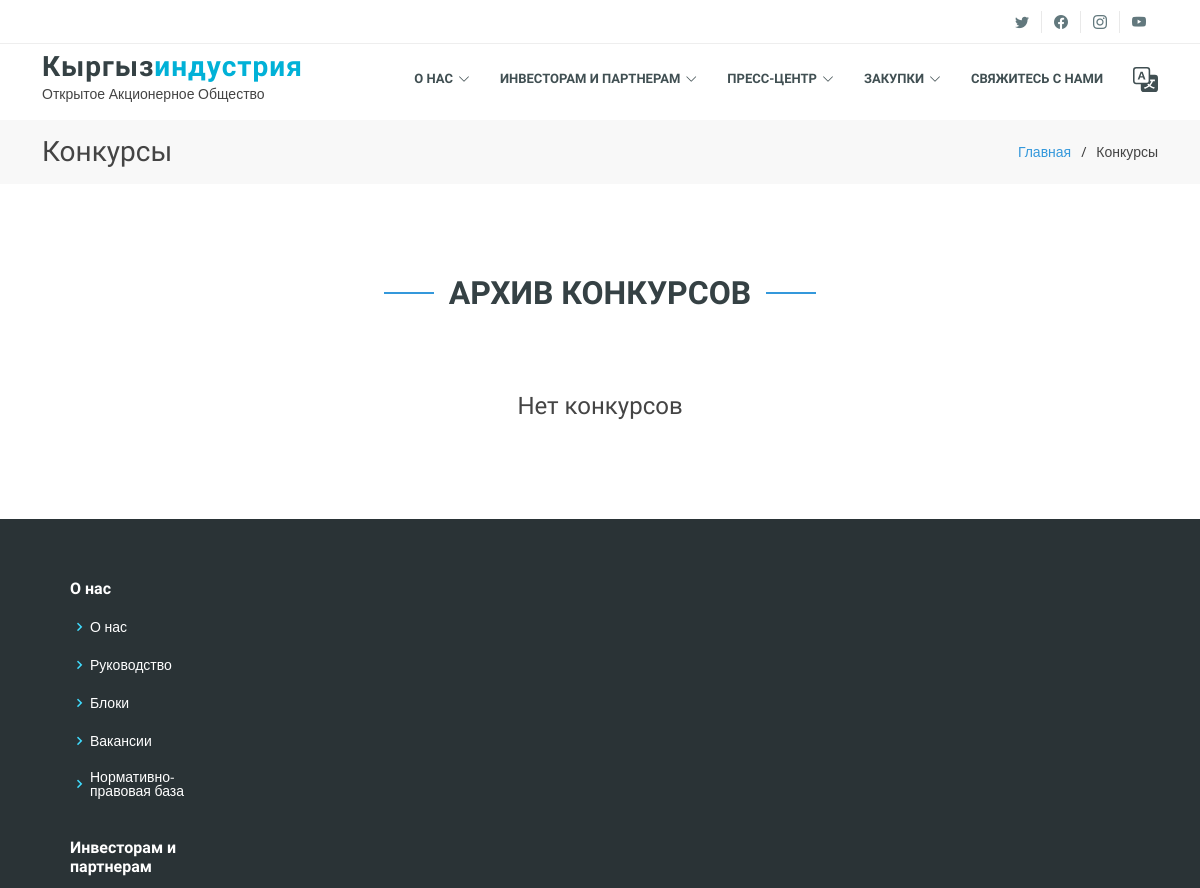
Before: /ru/contests (upper part) with the older database file.
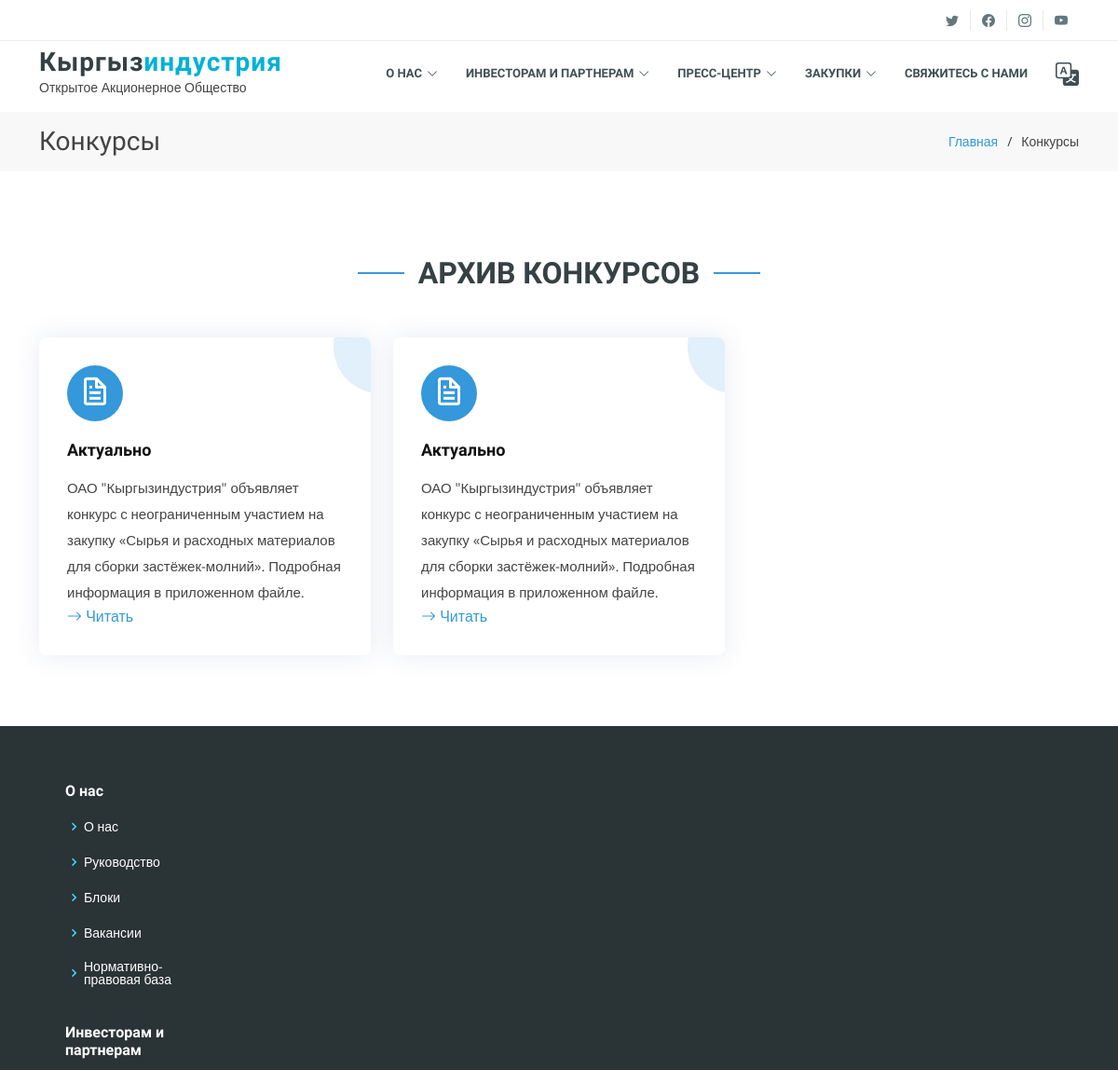
After: the same page with the newer database file.
### main/models.py (models this page shows, shortened)
class Contests(models.Model):
    Title=models.CharField(max_length=150,verbose_name="Название конкурса", unique=True,error_messages={'unique':"Конкурс с таким названием уже существует!"})
    Short_Description = models.CharField(max_length=250,verbose_name="Краткое описание")
    Document = models.FileField(
                                verbose_name="Документ",
                                upload_to=get_file_path,
                                validators=[FileExtensionValidator(allowed_extensions=["pdf", "doc", "docx"])])
    Date_added=models.DateField(verbose_name="Дата публикации", default=now)
    Language=models.CharField(
                               max_length = 10,
                               choices = LanguageChoice.choices,
                               default = LanguageChoice.RU,
                               verbose_name = "Язык"
                               )
    Status = models.CharField(
        max_length = 20,
        choices = Contest_Status_Choice.choices,
        default = Contest_Status_Choice.ON_PROCCESS,
        verbose_name = "Статус"
    )
    path_url = "static/client/docs/contest/"
    class Meta:
        ordering = ['-id']

### main/views.py (the view)
# urls.py: path('contests', views.contests, name='contests'),
def contests(request):
    per_page = 6
    actual_url = request.path.split('/')[2]
    trans = translate(language='ru')
    contest= Contests.objects.all().filter(Language = get_lang(trans=trans)).order_by('-Date_added')
    paginator = Paginator(contest, per_page=per_page)
    pag_num = paginator.num_pages
    try:
        page = request.GET.get("page", 1)
        contest = paginator.page(page)
    except (PageNotAnInteger, TypeError):
        contest = paginator.page(1)
    except EmptyPage:
        contest = paginator.page(pag_num)
    context = {
        'contest_page': contest,
        'page_num':pag_num,
        'trans':trans,
        'actual_url':actual_url
        }
    return render(request, "client/pages/contests.html", context)

### main/views.py (called while the page is built)
def get_lang(trans):
    if trans == 'en':
        lang = 'English'
    elif trans == 'zh-hans':
        lang = '中国人'
    elif trans == 'ky':
        lang = 'Кыргызча'
    else:
        lang = 'Русский'
    return lang

def translate(language):
    cur_language = get_language()
    try:
        activate(language)
    finally:
        activate(cur_language)
    return cur_language

### main/templates/client/pages/contests.html (shortened to what this page needs)
{% extends 'client/base.html' %}
{% load i18n %}
{% load static %}
{% block content %}
<main id="main">
    <section id="breadcrumbs" class="breadcrumbs">
      <div class="container">
        <div class="d-flex justify-content-between align-items-center">
          <h2>{% translate "Конкурсы" %}</h2>
          <ol>
            <li><a href="{% url 'index'%}">{% translate "Главная" %}</a></li>
            <li>{% translate "Конкурсы"%}</li>
          </ol>
        </div>
      </div>
    </section>
    <section id="contests" class="contests">
        <div class="container">
          <div class="section-title" data-aos="fade-up">
            <h2>{% translate "Архив конкурсов" %}</h2>
          </div>
          <div class="row">
            {% for contest in contest_page %}
            <div class="col-md-6 col-lg-4 mb-3">
              <div class="icon-box h-100" data-aos="fade-up" data-aos-delay="100">
                <div class="icon"><i class="bx bx-file"></i></div>
                <h4 class="title"><a href="">{{ contest.Status }}</a></h4>
                <p class="description">{{ contest.Short_Description }}</p>
                <div class="read-more"><a href="/{{contest.Document }}">
                  <i class="bi bi-arrow-right"></i> {% translate "Читать" %}</a>
                </div>
              </div>
            </div>
            {% empty %}
            <div class="section-title" data-aos="fade-up">
              <h4>{% translate "Нет конкурсов" %}</h4>
            </div>
            {% endfor %}
          </div>
        </div>
      </section>
    </main>
{% endblock content %}

Changed rows visible on the page:
added Contests: Status "Актуально", Short_Description "ОАО \"Кыргызиндустрия\" объявляет конкурс с неограниченным участием на закупку «Сырья и расходных материалов для сборки застёжек-молний». Подробная информация в приложенном файле."
added Contests: Status "Актуально", Short_Description "ОАО \"Кыргызиндустрия\" объявляет конкурс с неограниченным участием на закупку «Сырья и расходных материалов для сборки застёжек-молний». Подробная информация в приложенном файле."
Other visible differences:
text no longer shown: "Нет конкурсов"
